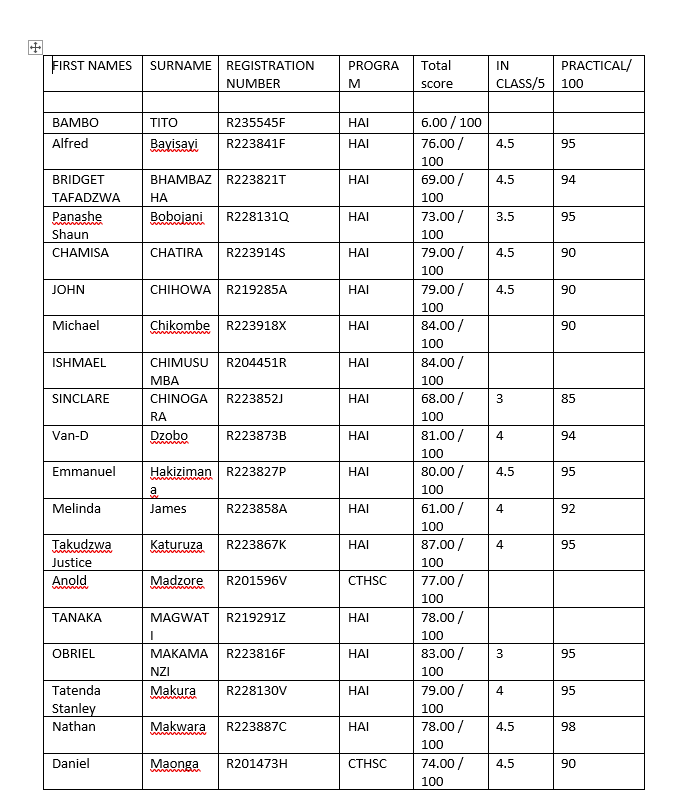
#> input picture test3.png, 682 x 790 px
$ jupyter execute --allow-errors '08_ Multi_column_OCR_HAC_algo.ipynb'   (shell and % lines are left out)   (older library calls are emulated)
#> lines starting #> are read from the running program, lines starting #| are printed output that depends on the picture; after the words box and inside, x2 and y2 are one past the last pixel; in counts of white or black regions, pixels touching at a corner belong together
### Install the necessary packages

### Import Packages

[cell 1]
# import the necessary packages
from sklearn.cluster import AgglomerativeClustering
from matplotlib import pyplot as plt
from pytesseract import Output
from tabulate import tabulate
import pandas as pd
import numpy as np
import pytesseract
import argparse
import imutils
import cv2

[cell 2]
pytesseract.pytesseract.tesseract_cmd = r'C:\Program Files\Tesseract-OCR\tesseract.exe'

### Function to display images in Jupyter Notebooks and Google Colab

[cell 3]
def plt_imshow(title, image):
	# convert the image frame BGR to RGB color space and display it
	image = cv2.cvtColor(image, cv2.COLOR_BGR2RGB)
	plt.imshow(image)
	plt.title(title)
	plt.grid(False)
	plt.show()

### Implementing Multi-Column Table OCR

[cell 4]
args = {
	"image": "test3.png",
	"output": "output.csv",
	"min_conf": 0,
	"dist_thresh": 25.0,
	"min_size": 2,
}

[cell 5]
# set a seed for our random number generator
np.random.seed(42)

# load the input image and convert it to grayscale
image = cv2.imread(args["image"])
#> image is the input picture: shape (790, 682, 3); mean B, G, R 237.2, 237.2, 237.6
gray = cv2.cvtColor(image, cv2.COLOR_BGR2GRAY)

[cell 6]
# initialize a rectangular kernel that is ~5x wider than it is tall,
# then smooth the image using a 3x3 Gaussian blur and then apply a
# blackhat morpholigical operator to find dark regions on a light background
kernel = cv2.getStructuringElement(cv2.MORPH_RECT, (51, 11))
gray = cv2.GaussianBlur(gray, (3, 3), 0)
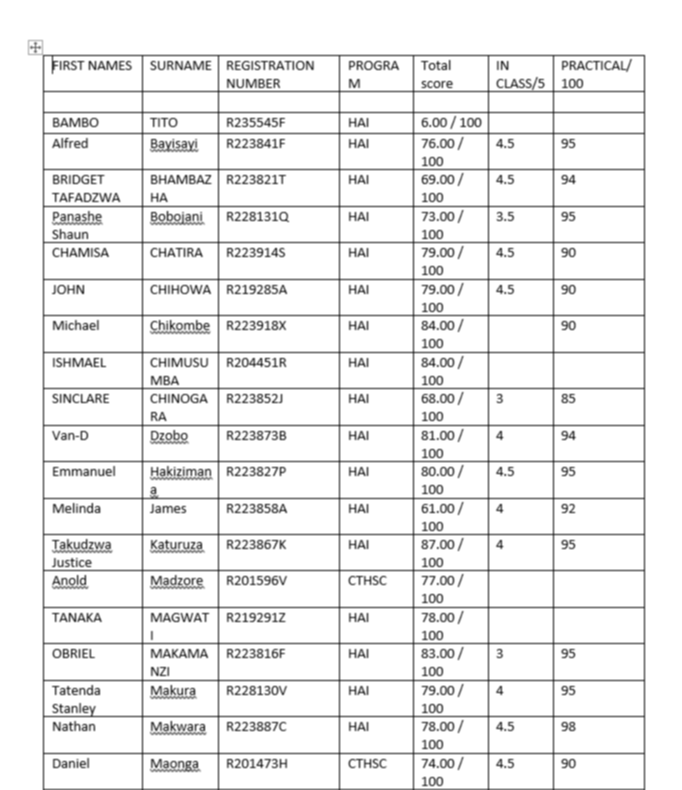
#> gray: shape (790, 682); min 46, max 255, mean 237.4
blackhat = cv2.morphologyEx(gray, cv2.MORPH_BLACKHAT, kernel)
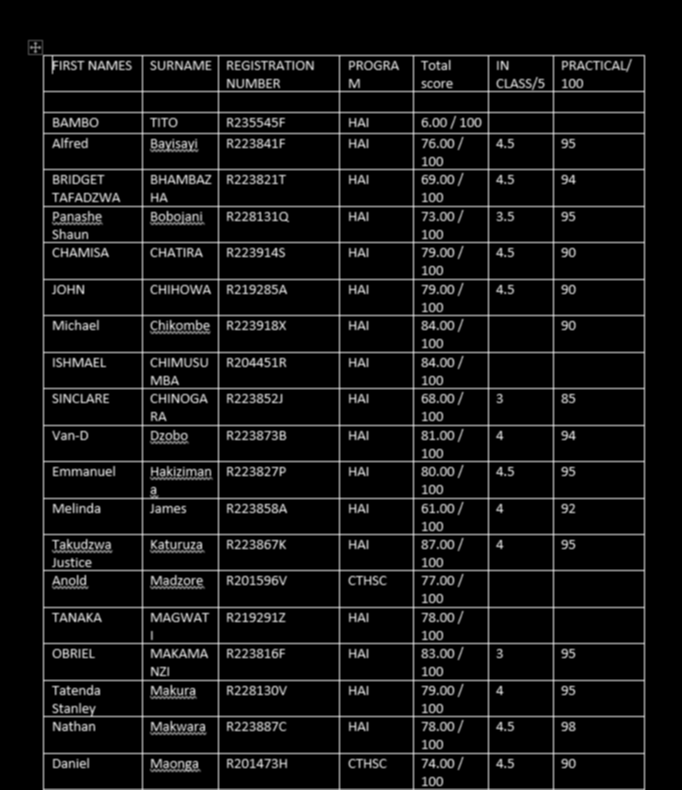
#> blackhat: shape (790, 682); min 0, max 209, mean 17.6

# compute the Scharr gradient of the blackhat image and scale the result into the range [0, 255]
grad = cv2.Sobel(blackhat, ddepth=cv2.CV_32F, dx=1, dy=0, ksize=-1)
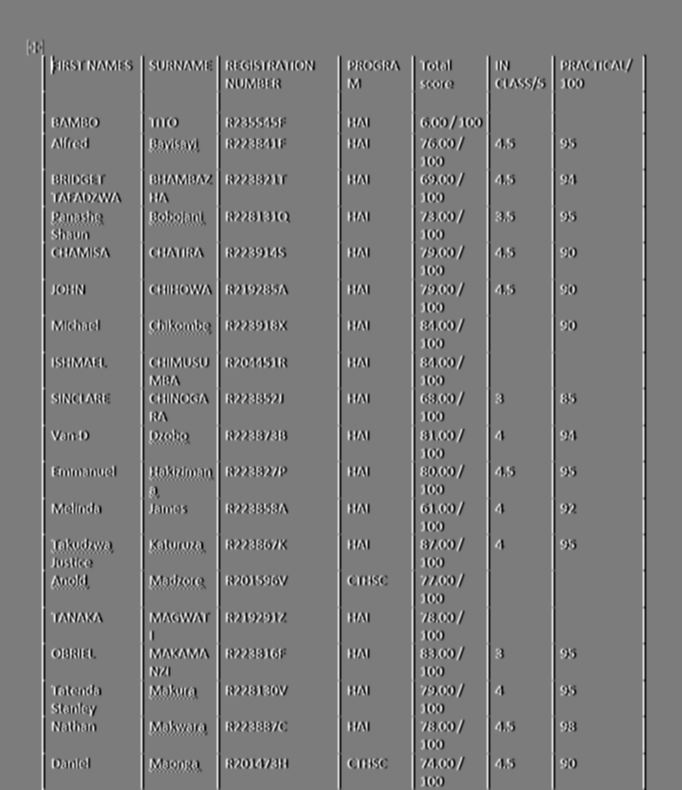
#> grad: shape (790, 682) float32; min -2636, max 2768, mean 0; drawn with min black and max white
grad = np.absolute(grad)
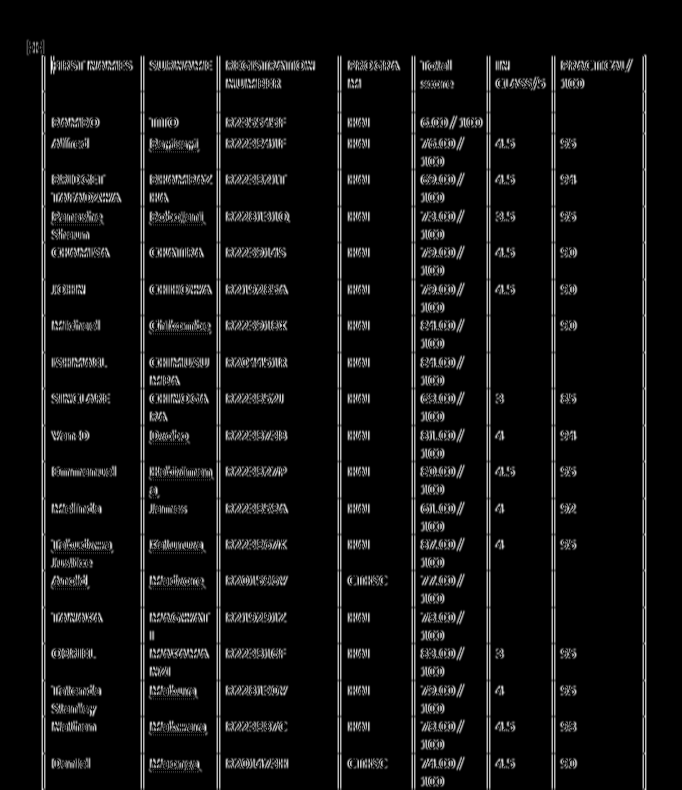
#> grad: shape (790, 682) float32; min 0, max 2768, mean 174.5; drawn with min black and max white
(minVal, maxVal) = (np.min(grad), np.max(grad))
#> minVal = 0; maxVal = 2768
grad = (grad - minVal) / (maxVal - minVal)
grad = (grad * 255).astype("uint8")

# apply a closing operation using the rectangular kernel to close gaps in between characters,
#apply Otsu's thresholding method, and finally a dilation operation to enlarge foreground regions
grad = cv2.morphologyEx(grad, cv2.MORPH_CLOSE, kernel)
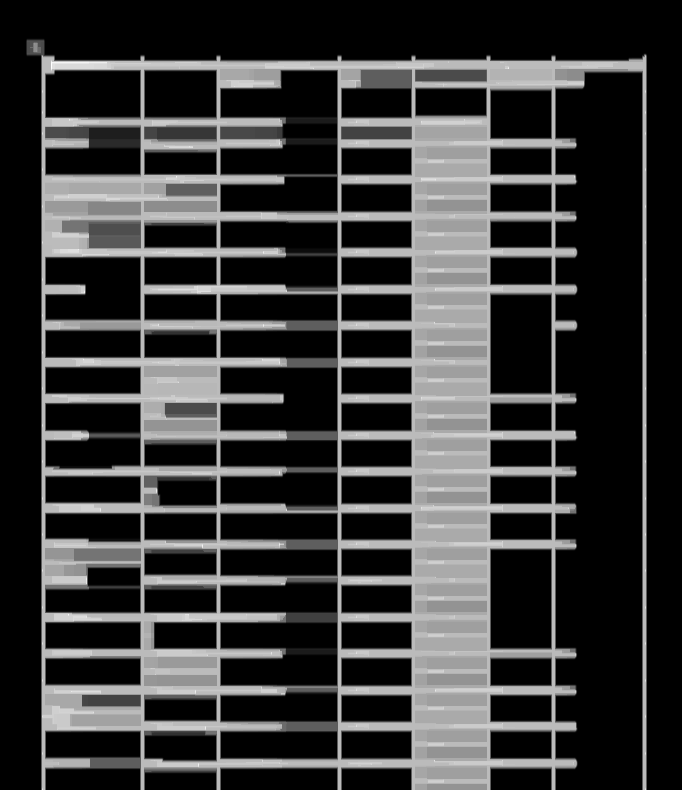
#> grad: shape (790, 682); min 0, max 255, mean 55.7
thresh = cv2.threshold(grad, 0, 255,
	cv2.THRESH_BINARY | cv2.THRESH_OTSU)[1]
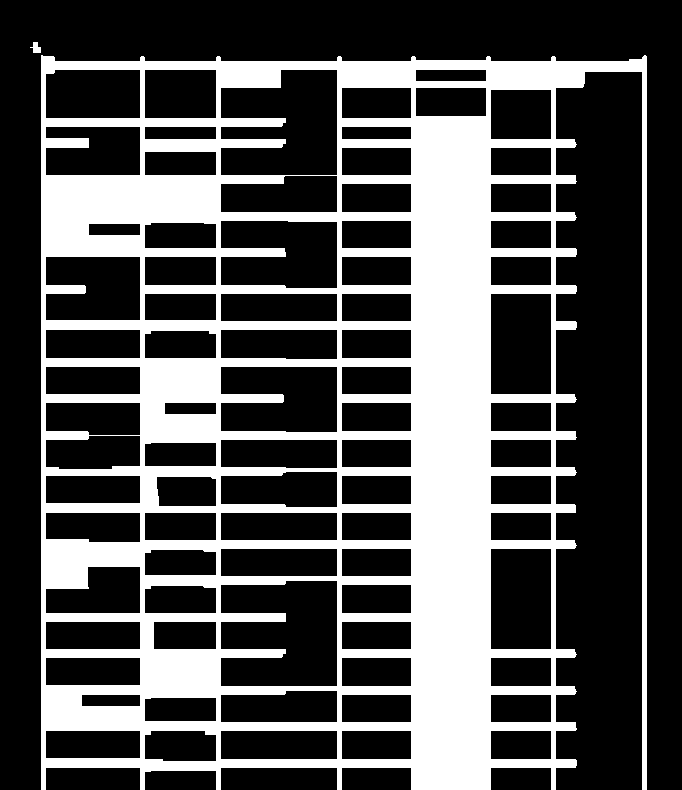
#> thresh: shape (790, 682); 31.4% white; 2 white regions, box (x1, y1, x2, y2) and area: (41, 55, 647, 790) 169056, (30, 42, 41, 53) 76
thresh = cv2.dilate(thresh, None, iterations=3)
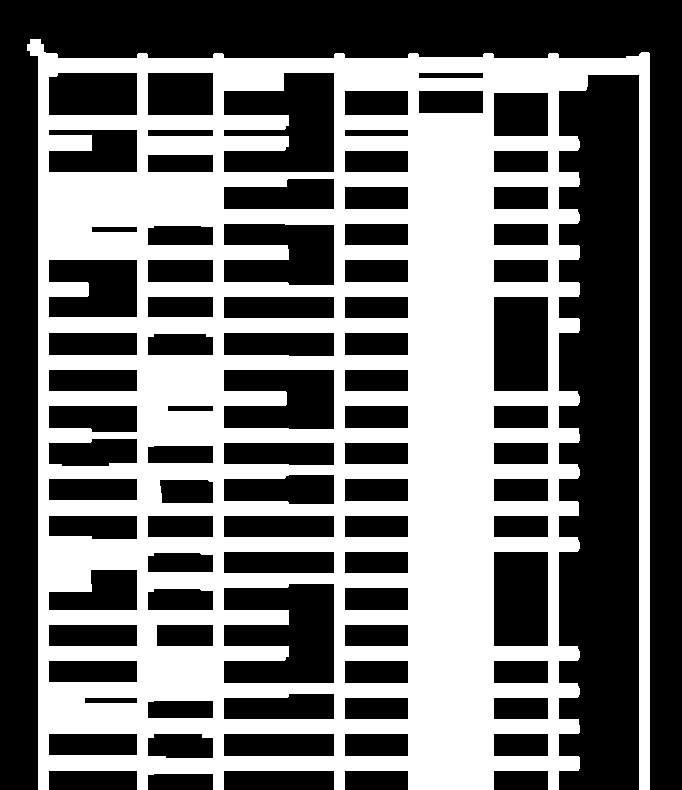
#> thresh: shape (790, 682); 44% white; 1 white region, box (x1, y1, x2, y2) and area: (27, 39, 650, 790) 236914
plt_imshow("Thresh", thresh)
#> in plt_imshow, `image = cv2.cvtColor(image, cv2.COLOR_BGR2RGB)`: image: shape (790, 682, 3); 44% white; 1 white region

[cell 7]
# find contours in the thresholded image and grab the largest one,
# which we will assume is the stats table
cnts = cv2.findContours(thresh.copy(), cv2.RETR_EXTERNAL, cv2.CHAIN_APPROX_SIMPLE)
#> cnts = 1 contour; box (x1, y1, x2, y2) and area: (27, 39, 650, 790) 387145
cnts = imutils.grab_contours(cnts)
tableCnt = max(cnts, key=cv2.contourArea)
#> tableCnt = contour of 288 points, box (x1, y1, x2, y2) (27, 39, 650, 790), area 387145

# compute the bounding box coordinates of the stats table and extract
# the table from the input image
(x, y, w, h) = cv2.boundingRect(tableCnt)
#> x = 27; y = 39; w = 623; h = 751
table = image[y:y + h, x:x + w]
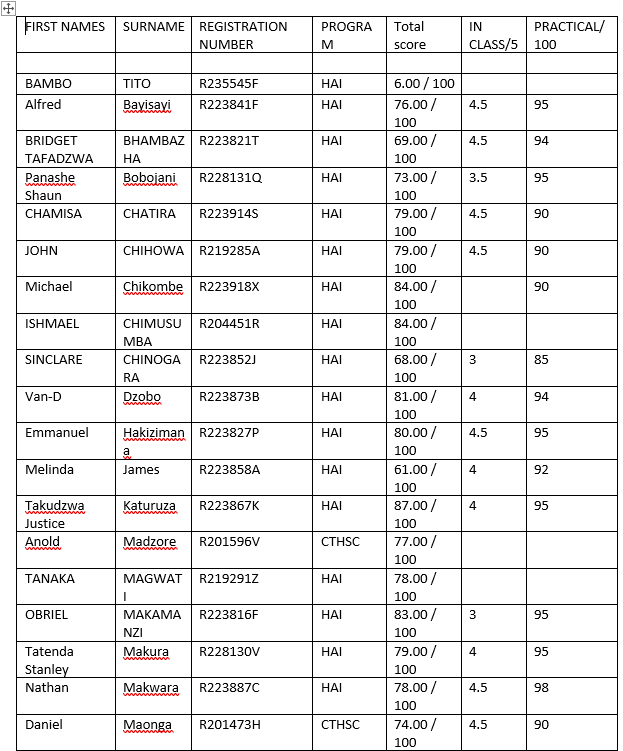
#> table: shape (751, 623, 3); mean B, G, R 234.4, 234.4, 235

# show the original input image and extracted table to our screen
plt_imshow("Input", image)
plt_imshow("Table", table)

[cell 8]
# Set the PSM mode to detect sparse text, and then localize text in the table
options = "--psm 6"
#> (the rest of this cell did not finish here and is left out)

#> (a cell that did not finish here is left out)

[cell 10]
# Initialize our list of sorted clusters
sortedClusters = []

# loop over all clusters
#> (the rest of this cell did not finish here and is left out)

[cell 11]
# loop over the clusters again, this time in sorted order
for (l, _) in sortedClusters:
	# extract the indexes for the coordinates belonging to the
	# current cluster
	idxs = np.where(clustering.labels_ == l)[0]

	# extract the y-coordinates from the elements in the current
	# cluster, then sort them from top-to-bottom
	yCoords = [coords[i][1] for i in idxs]
	sortedIdxs = idxs[np.argsort(yCoords)]

	# generate a random color for the cluster
	color = np.random.randint(0, 255, size=(3,), dtype="int")
	color = [int(c) for c in color]

	# loop over the sorted indexes
	for i in sortedIdxs:
		# extract the text bounding box coordinates and draw the
		# bounding box surrounding the current element
		(x, y, w, h) = coords[i]
		cv2.rectangle(table, (x, y), (x + w, y + h), color, 2)

	# extract the OCR'd text for the current column, then construct
	# a data frame for the data where the first entry in our column
	# serves as the header
	cols = [ocrText[i].strip() for i in sortedIdxs]
	currentDF = pd.DataFrame({cols[0]: cols[1:]})

	# concatenate *original* data frame with the *current* data
	# frame (we do this to handle columns that may have a varying
	# number of rows)
	df = pd.concat([df, currentDF], axis=1)
